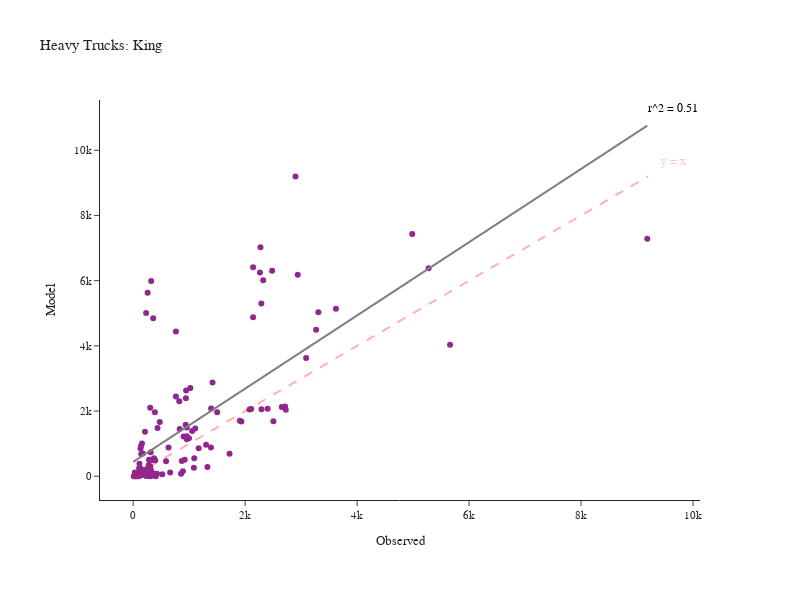

The notebook cell saved with this chart:
### Code cell
fig = create_truck_chart(df_daily_heavy, 'Heavy', 'King')
fig.show()

### Figure 1 — Plotly figure (JSON) as saved in the notebook; plotly's stock layout.template omitted (floating-point values rounded to 4 significant figures; data arrays with more than 128 entries replaced by an {"elided": "..."} marker saying what was removed)
{"data": [{"customdata": {"elided": "131x2 str values"}, "hovertemplate": "Observed=%{x}<br>Model=%{y}<br>location=%{customdata[0]}<br>County=%{customdata[1]}<extra></extra>", "legendgroup": "", "line": {"color": "Grey", "width": 2}, "marker": {"color": "#91268F", "symbol": "circle"}, "mode": "markers", "name": "", "orientation": "v", "showlegend": false, "type": "scatter", "x": {"elided": "131 int values"}, "xaxis": "x", "y": {"elided": "131 int values"}, "yaxis": "y"}, {"hovertemplate": "Observed=%{x}<br>Model=%{y}<extra></extra>", "legendgroup": "", "line": {"color": "Grey", "dash": "solid", "width": 2}, "marker": {"symbol": "circle"}, "mode": "lines", "name": "", "orientation": "v", "showlegend": false, "type": "scatter", "x": [0.0, 92.76, 185.5, 278.3, 371.0, 463.8, 556.5, 649.3, 742.1, 834.8, 927.6, 1020.0, 1113.0, 1206.0, 1299.0, 1391.0, 1484.0, 1577.0, 1670.0, 1762.0, 1855.0, 1948.0, 2041.0, 2133.0, 2226.0, 2319.0, 2412.0, 2504.0, 2597.0, 2690.0, 2783.0, 2875.0, 2968.0, 3061.0, 3154.0, 3247.0, 3339.0, 3432.0, 3525.0, 3618.0, 3710.0, 3803.0, 3896.0, 3989.0, 4081.0, 4174.0, 4267.0, 4360.0, 4452.0, 4545.0, 4638.0, 4731.0, 4823.0, 4916.0, 5009.0, 5102.0, 5194.0, 5287.0, 5380.0, 5473.0, 5565.0, 5658.0, 5751.0, 5844.0, 5936.0, 6029.0, 6122.0, 6215.0, 6308.0, 6400.0, 6493.0, 6586.0, 6679.0, 6771.0, 6864.0, 6957.0, 7050.0, 7142.0, 7235.0, 7328.0, 7421.0, 7513.0, 7606.0, 7699.0, 7792.0, 7884.0, 7977.0, 8070.0, 8163.0, 8255.0, 8348.0, 8441.0, 8534.0, 8626.0, 8719.0, 8812.0, 8905.0, 8997.0, 9090.0, 9183.0], "xaxis": "x", "y": [438.5, 542.7, 647.0, 751.2, 855.4, 959.7, 1064.0, 1168.0, 1272.0, 1377.0, 1481.0, 1585.0, 1689.0, 1794.0, 1898.0, 2002.0, 2106.0, 2211.0, 2315.0, 2419.0, 2523.0, 2627.0, 2732.0, 2836.0, 2940.0, 3044.0, 3149.0, 3253.0, 3357.0, 3461.0, 3566.0, 3670.0, 3774.0, 3878.0, 3983.0, 4087.0, 4191.0, 4295.0, 4400.0, 4504.0, 4608.0, 4712.0, 4816.0, 4921.0, 5025.0, 5129.0, 5233.0, 5338.0, 5442.0, 5546.0, 5650.0, 5755.0, 5859.0, 5963.0, 6067.0, 6172.0, 6276.0, 6380.0, 6484.0, 6589.0, 6693.0, 6797.0, 6901.0, 7006.0, 7110.0, 7214.0, 7318.0, 7422.0, 7527.0, 7631.0, 7735.0, 7839.0, 7944.0, 8048.0, 8152.0, 8256.0, 8361.0, 8465.0, 8569.0, 8673.0, 8778.0, 8882.0, 8986.0, 9090.0, 9195.0, 9299.0, 9403.0, 9507.0, 9611.0, 9716.0, 9820.0, 9924.0, 10030.0, 10130.0, 10240.0, 10340.0, 10450.0, 10550.0, 10650.0, 10760.0], "yaxis": "y"}], "layout": {"annotations": [{"align": "right", "font": {"color": "pink", "size": 12}, "showarrow": false, "text": "y = x", "x": 9656.0, "y": 9656.0}, {"align": "right", "font": {"color": "black", "size": 12}, "showarrow": false, "text": "r^2 = 0.51", "x": 9642.0, "y": 11300.0}], "height": 600, "legend": {"tracegroupgap": 0}, "margin": {"b": 100, "l": 100, "r": 100, "t": 100}, "shapes": [{"line": {"color": "Red", "dash": "dash", "width": 2}, "type": "line", "x0": 0, "x1": 9196, "y0": 0, "y1": 9196}], "title": {"text": "Heavy Trucks: King"}, "width": 800, "xaxis": {"anchor": "y", "domain": [0.0, 1.0], "title": {"text": "Observed"}}, "yaxis": {"anchor": "x", "domain": [0.0, 1.0], "title": {"text": "Model"}}}}
